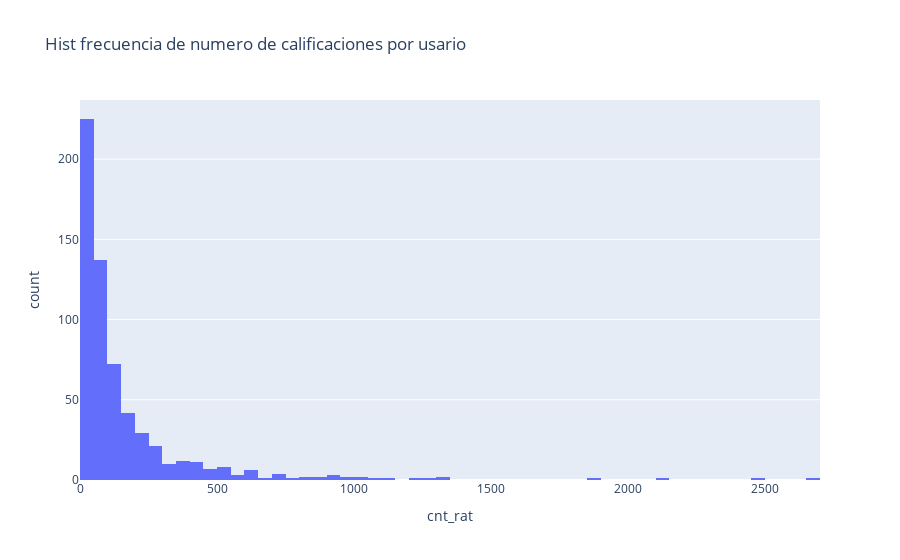

Notebook cell for this chart:
### Code cell
# Se realiza el histograma de frecuencia del número de calificaciones por usuario
fig  = px.histogram(rating_users, x= 'cnt_rat', title= 'Hist frecuencia de numero de calificaciones por usario')
fig.show()

### Figure 1 — Plotly figure (JSON) as saved in the notebook; plotly's stock layout.template omitted (floating-point values rounded to 4 significant figures; data arrays with more than 128 entries replaced by an {"elided": "..."} marker saying what was removed)
{"data": [{"alignmentgroup": "True", "bingroup": "x", "hovertemplate": "cnt_rat=%{x}<br>count=%{y}<extra></extra>", "legendgroup": "", "marker": {"color": "#636efa", "pattern": {"shape": ""}}, "name": "", "offsetgroup": "", "orientation": "v", "showlegend": false, "type": "histogram", "x": {"elided": "610 int values"}, "xaxis": "x", "yaxis": "y"}], "layout": {"barmode": "relative", "legend": {"tracegroupgap": 0}, "title": {"text": "Hist frecuencia de numero de calificaciones por usario"}, "xaxis": {"anchor": "y", "domain": [0, 1], "title": {"text": "cnt_rat"}}, "yaxis": {"anchor": "x", "domain": [0, 1], "title": {"text": "count"}}}}
